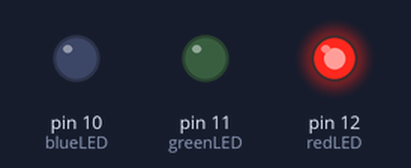
A sketch run on a simulated Arduino Uno, built with avr-gcc and run on an emulated ATmega328P. Parts: output pins drawn as LEDs (lit = HIGH).

Above: at 0.1 s.
At 4.3 s:
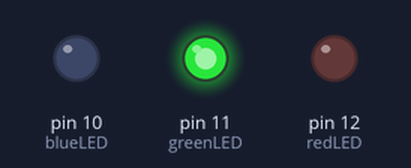
At 9.1 s:
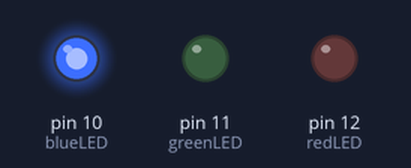
At 17.8 s:
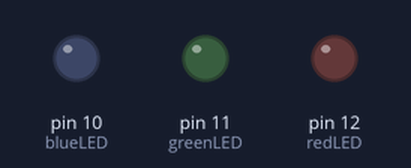
Timing chart, 0 to 19.3 s (numbered marks = the images above):
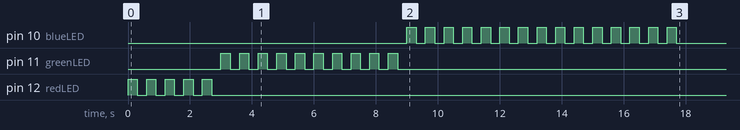

The sketch:

multi_led_sequence.ino
```cpp
/*
  Project 2: Multi-LED Parallel Architecture and Sequential Timing Logic
  Author: Mohammad Adyan

  Objective: blinking LEDs upon boot in the following cycle:
  - Red LED (Pin 12): 5 Blinks
  - Green LED (Pin 11): 10 Blinks
  - Blue LED (Pin 10): 15 Blinks
*/

// Hardware Pin Configuration
const int redLED = 12;
const int greenLED = 11;
const int blueLED = 10;

void setup() {
  // Initialize all channel pins as independent outputs
  pinMode(redLED, OUTPUT);
  pinMode(greenLED, OUTPUT);
  pinMode(blueLED, OUTPUT);

  // ====================================================
  // ROUTINE 1: Red LED Blinks Exactly 5 Times
  // ====================================================
  // Blink 1
  digitalWrite(redLED, HIGH); delay(300);
  digitalWrite(redLED, LOW);  delay(300);
  // Blink 2
  digitalWrite(redLED, HIGH); delay(300);
  digitalWrite(redLED, LOW);  delay(300);
  // Blink 3
  digitalWrite(redLED, HIGH); delay(300);
  digitalWrite(redLED, LOW);  delay(300);
  // Blink 4
  digitalWrite(redLED, HIGH); delay(300);
  digitalWrite(redLED, LOW);  delay(300);
  // Blink 5
  digitalWrite(redLED, HIGH); delay(300);
  digitalWrite(redLED, LOW);  delay(300);

  // ====================================================
  // ROUTINE 2: Green LED Blinks Exactly 10 Times
  // ====================================================
  // Blink 1
  digitalWrite(greenLED, HIGH); delay(300);
  digitalWrite(greenLED, LOW);  delay(300);
  // Blink 2
  digitalWrite(greenLED, HIGH); delay(300);
  digitalWrite(greenLED, LOW);  delay(300);
  // Blink 3
  digitalWrite(greenLED, HIGH); delay(300);
  digitalWrite(greenLED, LOW);  delay(300);
  // Blink 4
  digitalWrite(greenLED, HIGH); delay(300);
  digitalWrite(greenLED, LOW);  delay(300);
  // Blink 5
  digitalWrite(greenLED, HIGH); delay(300);
  digitalWrite(greenLED, LOW);  delay(300);
  // Blink 6
  digitalWrite(greenLED, HIGH); delay(300);
  digitalWrite(greenLED, LOW);  delay(300);
  // Blink 7
  digitalWrite(greenLED, HIGH); delay(300);
  digitalWrite(greenLED, LOW);  delay(300);
  // Blink 8
  digitalWrite(greenLED, HIGH); delay(300);
  digitalWrite(greenLED, LOW);  delay(300);
  // Blink 9
  digitalWrite(greenLED, HIGH); delay(300);
  digitalWrite(greenLED, LOW);  delay(300);
  // Blink 10
  digitalWrite(greenLED, HIGH); delay(300);
  digitalWrite(greenLED, LOW);  delay(300);

  // ====================================================
  // ROUTINE 3: Blue LED Blinks Exactly 15 Times
  // ====================================================
  // Blink 1
  digitalWrite(blueLED, HIGH); delay(300);
  digitalWrite(blueLED, LOW);  delay(300);
  // Blink 2
  digitalWrite(blueLED, HIGH); delay(300);
  digitalWrite(blueLED, LOW);  delay(300);
  // Blink 3
  digitalWrite(blueLED, HIGH); delay(300);
  digitalWrite(blueLED, LOW);  delay(300);
  // Blink 4
  digitalWrite(blueLED, HIGH); delay(300);
  digitalWrite(blueLED, LOW);  delay(300);
  // Blink 5
  digitalWrite(blueLED, HIGH); delay(300);
  digitalWrite(blueLED, LOW);  delay(300);
  // Blink 6
  digitalWrite(blueLED, HIGH); delay(300);
  digitalWrite(blueLED, LOW);  delay(300);
  // Blink 7
  digitalWrite(blueLED, HIGH); delay(300);
  digitalWrite(blueLED, LOW);  delay(300);
  // Blink 8
  digitalWrite(blueLED, HIGH); delay(300);
  digitalWrite(blueLED, LOW);  delay(300);
  // Blink 9
  digitalWrite(blueLED, HIGH); delay(300);
  digitalWrite(blueLED, LOW);  delay(300);
  // Blink 10
  digitalWrite(blueLED, HIGH); delay(300);
  digitalWrite(blueLED, LOW);  delay(300);
  // Blink 11
  digitalWrite(blueLED, HIGH); delay(300);
  digitalWrite(blueLED, LOW);  delay(300);
  // Blink 12
  digitalWrite(blueLED, HIGH); delay(300);
  digitalWrite(blueLED, LOW);  delay(300);
  // Blink 13
  digitalWrite(blueLED, HIGH); delay(300);
  digitalWrite(blueLED, LOW);  delay(300);
  // Blink 14
  digitalWrite(blueLED, HIGH); delay(300);
  digitalWrite(blueLED, LOW);  delay(300);
  // Blink 15
  digitalWrite(blueLED, HIGH); delay(300);
  digitalWrite(blueLED, LOW);  delay(300);
}

void loop() {
  // The loop is intentionally left blank.
  // This forces the system to idle cleanly once the setup sequence completes,
  // holding until the physical hardware reset button is pressed.
}
```
